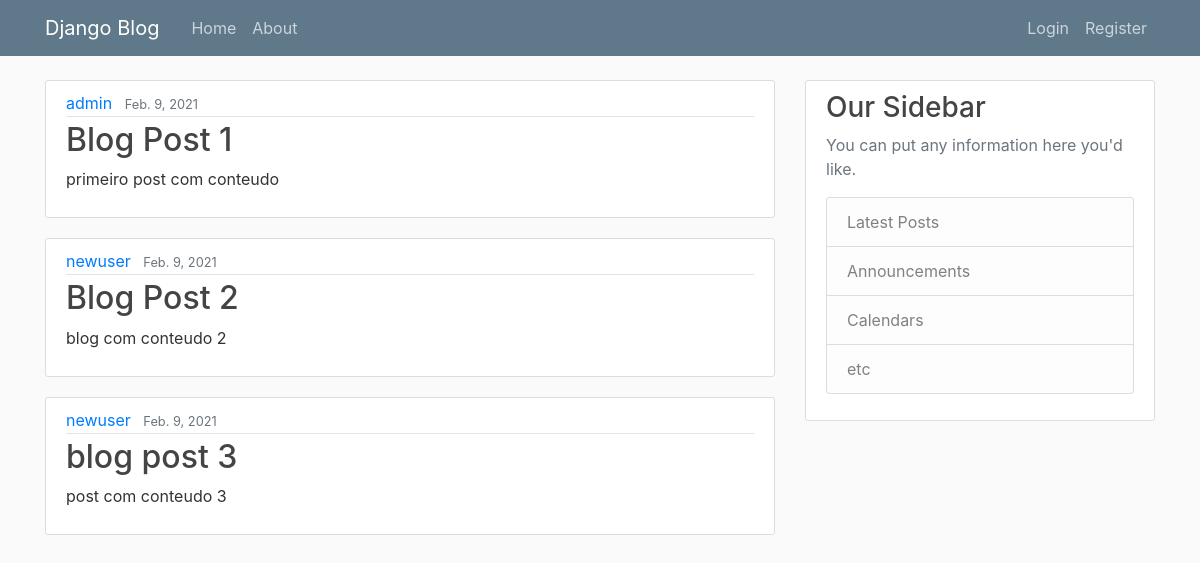
The page / on the database its author committed.
### blog_app/models.py (models this page shows, shortened)
class Post(models.Model):
    title = models.CharField(max_length=100)
    content = models.TextField()
    date_posted = models.DateField(default=timezone.now)
    author = models.ForeignKey(User, on_delete=models.CASCADE)

### blog_app/views.py (the view)
# urls.py: path('', views.home, name='home'),
def home(request):
    context = {
        'posts': Post.objects.all()
    }
    return render(request, 'blog_app/home.html', context)

### blog_app/templates/blog_app/home.html
{% extends "blog_app/base.html" %}
{% block content %}
    {% for post in posts %}
        <article class="media content-section">
            <div class="media-body">
            <div class="article-metadata">
                <a class="mr-2" href="#">{{ post.author }}</a>
                <small class="text-muted">{{ post.date_posted }}</small>
            </div>
            <h2><a class="article-title" href="#">{{ post.title }}</a></h2>
            <p class="article-content">{{ post.content }}</p>
            </div>
        </article>
    {% endfor %}
{% endblock %}

### blog_app/templates/blog_app/base.html (shortened to what this page needs)
{% load static %}
<!DOCTYPE html>
<html>
    <head>
        <link rel="stylesheet" href="https://stackpath.bootstrapcdn.com/bootstrap/4.3.1/css/bootstrap.min.css">
        <link rel="stylesheet" type="text/css" href="{% static 'blog_app/main.css' %}">
    </head>
    <body>
        <header class="site-header">
            <nav class="navbar navbar-expand-md navbar-dark bg-steel fixed-top">
              <div class="container">
                <a class="navbar-brand mr-4" href="/">Django Blog</a>
                <div class="collapse navbar-collapse" id="navbarToggle">
                  <div class="navbar-nav mr-auto">
                    <a class="nav-item nav-link" href="/">Home</a>
                    <a class="nav-item nav-link" href="/about">About</a>
                  </div>
                  <div class="navbar-nav">
                    {% if user.is_authenticated %}
                        <a class="nav-item nav-link" href="{% url 'profile' %}">Profile</a>
                        <a class="nav-item nav-link" href="{% url 'logout' %}">Logout</a>
                    {% else %}
                        <a class="nav-item nav-link" href="{% url 'login' %}">Login</a>
                        <a class="nav-item nav-link" href="{% url 'register' %}">Register</a>
                    {% endif %}
                  </div>
                </div>
              </div>
            </nav>
          </header>
          <main role="main" class="container">
            <div class="row">
              <div class="col-md-8">
                {% block content %}{% endblock %}
              </div>
              <div class="col-md-4">
                <div class="content-section">
                  <h3>Our Sidebar</h3>
                  <p class='text-muted'>You can put any information here you'd like.
                    <ul class="list-group">
                      <li class="list-group-item list-group-item-light">Latest Posts</li>
                      <li class="list-group-item list-group-item-light">Announcements</li>
                      <li class="list-group-item list-group-item-light">Calendars</li>
                      <li class="list-group-item list-group-item-light">etc</li>
                    </ul>
                  </p>
                </div>
              </div>
            </div>
          </main>
    </body>
</html>

### blog_app/static/blog_app/main.css (style rules this page uses)
body { background: #fafafa; color: #333333; margin-top: 5rem; }
h1, h2, h3, h4, h5, h6 { color: #444444; }
ul { margin: 0; }
.bg-steel { background-color: #5f788a; }
.site-header .navbar-nav .nav-link { color: #cbd5db; }
.content-section { background: #ffffff; padding: 10px 20px; border: 1px solid #dddddd; border-radius: 3px; margin-bottom: 20px; }
.article-title { color: #444444; }
.article-content { white-space: pre-line; }
.article-metadata { padding-bottom: 1px; margin-bottom: 4px; border-bottom: 1px solid #e3e3e3 }

### rows shown on the page
Post: author "admin", date_posted "Feb. 9, 2021", title "Blog Post 1", content "primeiro post com conteudo"
Post: author "newuser", date_posted "Feb. 9, 2021", title "Blog Post 2", content "blog com conteudo 2"
Post: author "newuser", date_posted "Feb. 9, 2021", title "blog post 3", content "post com conteudo 3"
